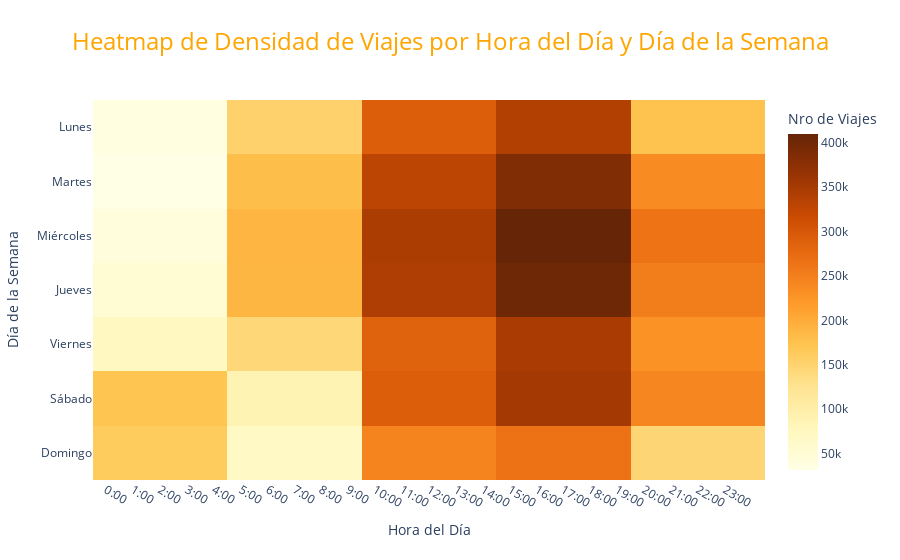

Notebook source saved alongside this figure:
### Markdown cell above
Heatmap que muestra la densidad de viajes según el día de la semana y la hora del día.

### Code cell
copy_trips['pickup_hour'] = copy_trips['tpep_pickup_datetime'].dt.hour
copy_trips['day_of_week'] = copy_trips['tpep_pickup_datetime'].dt.day_name()

days_translation = {
    'Monday': 'Lunes', 'Tuesday': 'Martes', 'Wednesday': 'Miércoles',
    'Thursday': 'Jueves', 'Friday': 'Viernes', 'Saturday': 'Sábado', 'Sunday': 'Domingo'
}
copy_trips['day_of_week'] = copy_trips['day_of_week'].map(days_translation)

heatmap_data = copy_trips.groupby(['day_of_week', 'pickup_hour']).size().reset_index(name='counts')

order_days = ['Lunes', 'Martes', 'Miércoles', 'Jueves', 'Viernes', 'Sábado', 'Domingo']

fig = px.density_heatmap(heatmap_data, x='pickup_hour', y='day_of_week', z='counts',
                        color_continuous_scale='YlOrBr',
                        labels={'pickup_hour': 'Hora del Día', 'day_of_week': 'Día de la Semana'},
                        title='Heatmap de Densidad de Viajes por Hora del Día y Día de la Semana',
                        category_orders={'day_of_week': order_days})

fig.update_xaxes(tickvals=list(range(24)), ticktext=[f'{i}:00' for i in range(24)])

fig.update_layout(title={'text': 'Heatmap de Densidad de Viajes por Hora del Día y Día de la Semana',
                         'x': 0.5,
                         'xanchor': 'center',
                         'font': {'size': 24, 'color': 'orange'}})
fig.update_layout(coloraxis_colorbar_title='Nro de Viajes')
fig.show()

### Figure 1 — Plotly figure (JSON) as saved in the notebook; plotly's stock layout.template omitted (floating-point values rounded to 4 significant figures; data arrays with more than 128 entries replaced by an {"elided": "..."} marker saying what was removed)
{"data": [{"coloraxis": "coloraxis", "histfunc": "sum", "hovertemplate": "Hora del Día=%{x}<br>Día de la Semana=%{y}<br>sum of counts=%{z}<extra></extra>", "name": "", "type": "histogram2d", "x": {"elided": "168 int values"}, "xaxis": "x", "xbingroup": "x", "y": {"elided": "168 str values"}, "yaxis": "y", "ybingroup": "y", "z": {"elided": "168 int values"}}], "layout": {"coloraxis": {"colorbar": {"title": {"text": "Nro de Viajes"}}, "colorscale": [[0, "rgb(255,255,229)"], [0.125, "rgb(255,247,188)"], [0.25, "rgb(254,227,145)"], [0.375, "rgb(254,196,79)"], [0.5, "rgb(254,153,41)"], [0.625, "rgb(236,112,20)"], [0.75, "rgb(204,76,2)"], [0.875, "rgb(153,52,4)"], [1, "rgb(102,37,6)"]]}, "legend": {"tracegroupgap": 0}, "title": {"font": {"color": "orange", "size": 24}, "text": "Heatmap de Densidad de Viajes por Hora del Día y Día de la Semana", "x": 0.5, "xanchor": "center"}, "xaxis": {"anchor": "y", "domain": [0, 1], "ticktext": ["0:00", "1:00", "2:00", "3:00", "4:00", "5:00", "6:00", "7:00", "8:00", "9:00", "10:00", "11:00", "12:00", "13:00", "14:00", "15:00", "16:00", "17:00", "18:00", "19:00", "20:00", "21:00", "22:00", "23:00"], "tickvals": [0, 1, 2, 3, 4, 5, 6, 7, 8, 9, 10, 11, 12, 13, 14, 15, 16, 17, 18, 19, 20, 21, 22, 23], "title": {"text": "Hora del Día"}}, "yaxis": {"anchor": "x", "categoryarray": ["Domingo", "Sábado", "Viernes", "Jueves", "Miércoles", "Martes", "Lunes"], "categoryorder": "array", "domain": [0, 1], "title": {"text": "Día de la Semana"}}}}
